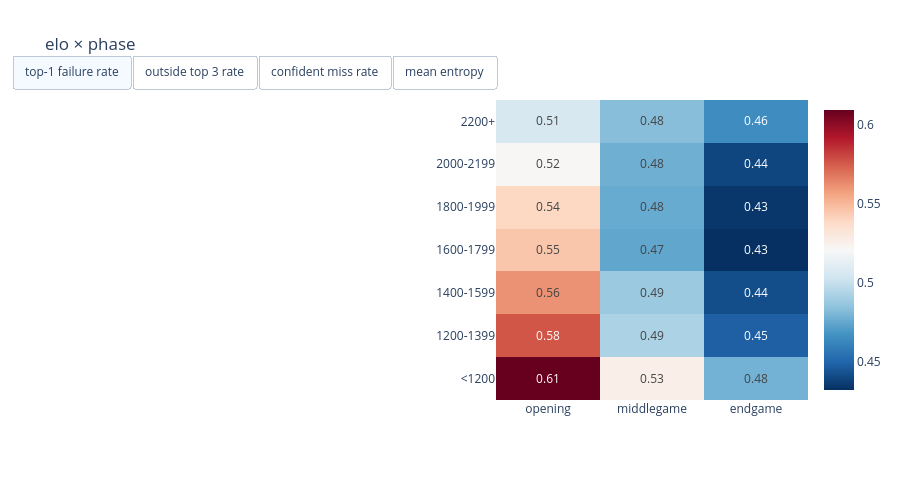

Write notebook code for a chart like this one.
### Markdown cell above
## 4. Interactive failure explorer

### Code cell
import plotly.graph_objects as go
import plotly.express as px

MIN_N = 200
METRICS = {
    "top-1 failure rate": lambda g: g["failed"].mean(),
    "outside top 3 rate": lambda g: (~g["maia_top3_hit"]).mean(),
    "confident miss rate": lambda g: (g["fail_type"] == "confident miss").mean(),
    "mean entropy": lambda g: g["maia_entropy_norm"].mean(),
}
grp = df.groupby(["elo_group", "phase"], observed=True)
sizes = grp.size().unstack().reindex(columns=PHASES)
mats = {}
for name, fn in METRICS.items():
    m = grp.apply(fn).unstack().reindex(columns=PHASES)
    mats[name] = m.where(sizes >= MIN_N)

first = list(METRICS)[0]
heat = go.Figure(go.Heatmap(
    z=mats[first].to_numpy(), x=PHASES, y=mats[first].index.astype(str),
    customdata=sizes.to_numpy(), colorscale="RdBu_r",
    hovertemplate="elo %{y} | %{x}<br>value %{z:.3f}<br>n=%{customdata:,}<extra></extra>",
    texttemplate="%{z:.2f}"))
heat.update_layout(
    title="elo × phase", height=480,
    updatemenus=[dict(type="buttons", direction="right", x=0, y=1.15, buttons=[
        dict(label=name, method="restyle", args=[{"z": [mats[name].to_numpy()]}]) for name in METRICS])])
heat.show()

### Figure 1 — Plotly figure (JSON) as saved in the notebook; plotly's stock layout.template omitted (floating-point values rounded to 4 significant figures)
{"data": [{"colorscale": [[0, "rgb(5,48,97)"], [0.1, "rgb(33,102,172)"], [0.2, "rgb(67,147,195)"], [0.3, "rgb(146,197,222)"], [0.4, "rgb(209,229,240)"], [0.5, "rgb(247,247,247)"], [0.6, "rgb(253,219,199)"], [0.7, "rgb(244,165,130)"], [0.8, "rgb(214,96,77)"], [0.9, "rgb(178,24,43)"], [1, "rgb(103,0,31)"]], "customdata": [[38927, 39078, 18913], [31869, 33104, 18256], [39522, 44140, 23728], [40711, 47841, 25986], [37415, 47089, 24020], [25640, 33545, 18833], [25372, 34313, 21457]], "hovertemplate": "elo %{y} | %{x}<br>value %{z:.3f}<br>n=%{customdata:,}<extra></extra>", "texttemplate": "%{z:.2f}", "type": "heatmap", "x": ["opening", "middlegame", "endgame"], "y": ["<1200", "1200-1399", "1400-1599", "1600-1799", "1800-1999", "2000-2199", "2200+"], "z": [[0.6094, 0.5261, 0.4782], [0.5764, 0.4924, 0.4475], [0.561, 0.4873, 0.4416], [0.5457, 0.4739, 0.4318], [0.539, 0.4757, 0.4342], [0.5214, 0.4773, 0.439], [0.5056, 0.4828, 0.4647]]}], "layout": {"height": 480, "title": {"text": "elo × phase"}, "updatemenus": [{"buttons": [{"args": [{"z": [[[0.6094, 0.5261, 0.4782], [0.5764, 0.4924, 0.4475], [0.561, 0.4873, 0.4416], [0.5457, 0.4739, 0.4318], [0.539, 0.4757, 0.4342], [0.5214, 0.4773, 0.439], [0.5056, 0.4828, 0.4647]]]}], "label": "top-1 failure rate", "method": "restyle"}, {"args": [{"z": [[[0.3279, 0.2445, 0.1942], [0.2966, 0.2092, 0.1638], [0.2829, 0.2088, 0.1578], [0.2661, 0.1924, 0.1473], [0.2528, 0.1951, 0.1503], [0.2341, 0.1931, 0.1567], [0.2231, 0.1967, 0.1718]]]}], "label": "outside top 3 rate", "method": "restyle"}, {"args": [{"z": [[[0.01968, 0.03414, 0.03405], [0.02165, 0.02906, 0.03095], [0.02232, 0.03052, 0.02883], [0.02442, 0.02893, 0.02805], [0.02871, 0.0299, 0.02885], [0.04173, 0.03073, 0.03212], [0.04142, 0.03133, 0.03472]]]}], "label": "confident miss rate", "method": "restyle"}, {"args": [{"z": [[[0.5348, 0.482, 0.4993], [0.494, 0.438, 0.4601], [0.4819, 0.4231, 0.4463], [0.4575, 0.4052, 0.4363], [0.4385, 0.3958, 0.4311], [0.4057, 0.3904, 0.4358], [0.403, 0.393, 0.4411]]]}], "label": "mean entropy", "method": "restyle"}], "direction": "right", "type": "buttons", "x": 0, "y": 1.15}]}}
